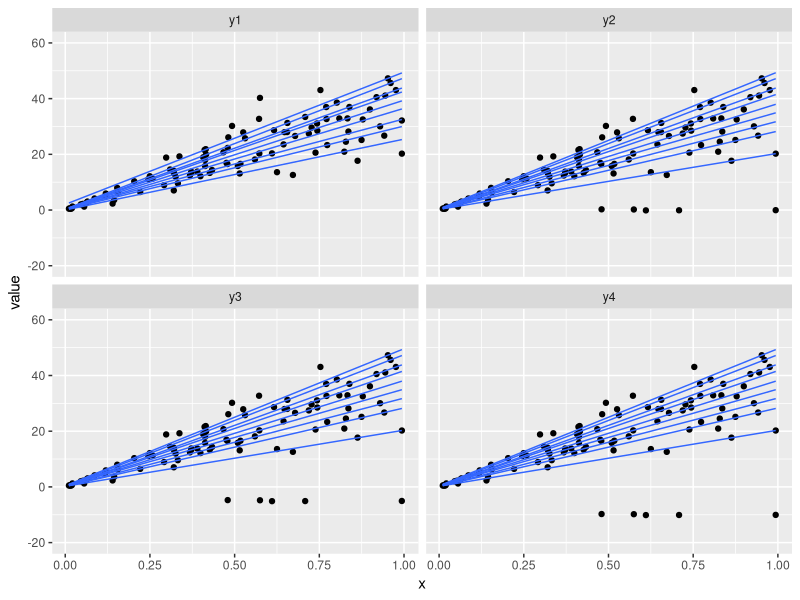

Reproduce this figure in R.
## ---- chunk 1
x <- sort(runif(100))
y1 <- 40*x + x*rnorm(100, 0, 10)
#locate the outliers
selectedX <- sample(50:100,5) 
y2 <- y1
y2[selectedX] <- x[1:5]*rnorm(5, 0, 10)
#keep moving down
y3 <- y2
y3[selectedX] <- y3[selectedX] - 5
y4 <- y3
y4[selectedX] <- y4[selectedX] - 5
## ---- chunk 2
library(quantreg)
library(purrr)
library(tidyr)
library(ggplot2)
library(broom)
df <- data.frame(x, y1, y2, y3, y4)
df_m <- df %>% gather(variable, value, -x)
df_m
ggplot(df_m, aes(x=x, y=value)) + 
  ylim(-20, 60) +
  geom_point() + 
  facet_wrap(~variable, ncol=2) +
  geom_quantile(quantiles = seq(0.1, 0.9, 0.1))
coefs <- 2:5 %>%
             map(~ rq(df[, .] ~ x, data = df, seq(0.1, 0.9, 0.1))) %>%
             map_df(~ as.data.frame(t(as.matrix(coef(.)))))
coefs <- cbind(rep(0.1:0.9, 4), coefs)
